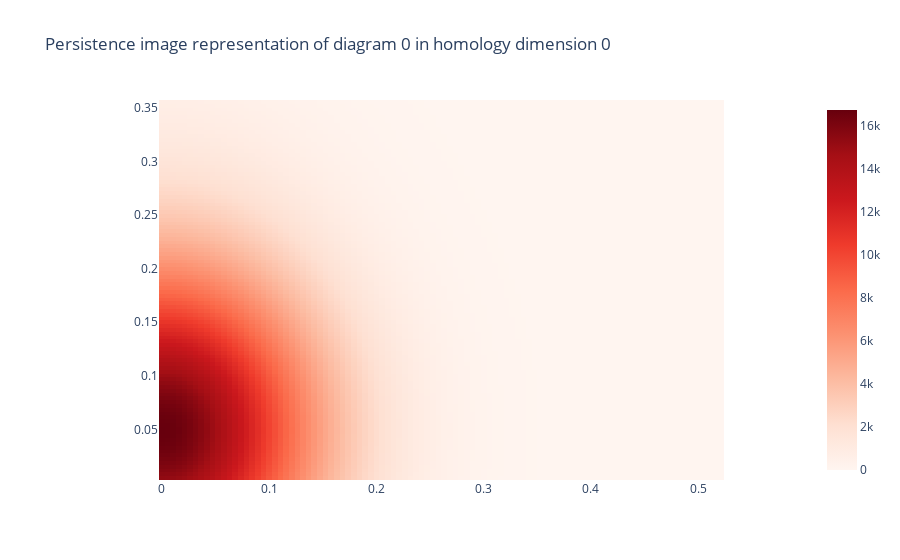

Here is the notebook cell this chart was saved with:
### Code cell
pi = PersistenceImage()
features = pi.fit_transform_plot(diagram, colorscale="oranges")
